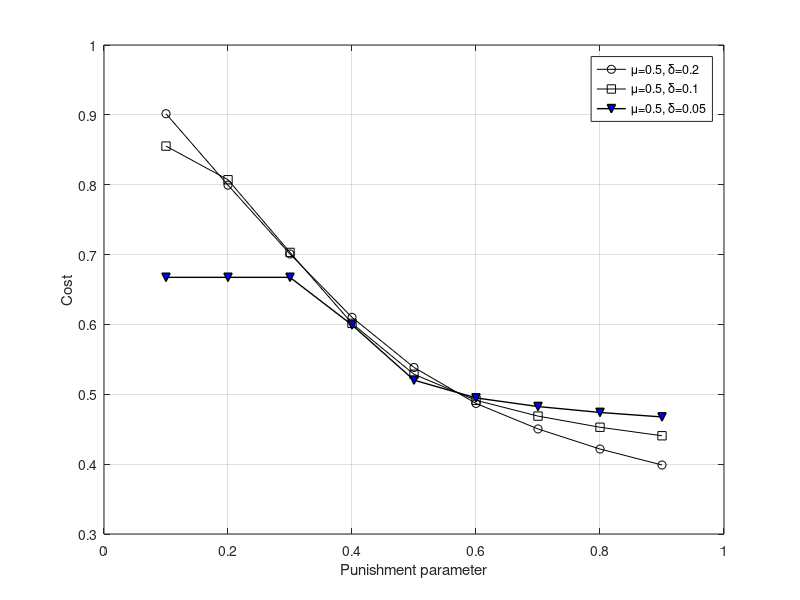

The MATLAB source for this figure:
%%
clf; %clear figures
clc; %clear command windows history;
clear all;

%% 
currentFolder = 'E:\yzw_thesis\body';
main_dir_name = strcat(currentFolder,'\bayesian_figures\');
if(1~=isdir(main_dir_name))
    mkdir(main_dir_name);
end
file_name = 'bayesian_normal_punish_parameter_vs_contribute_probability';

%% avariable 
N = 4; %user number
b = 1;  %benefit if contribution
tau = 0.1:0.1:0.9; %punishment parameter
tau = tau.'

c = zeros(length(tau),1);   %cost of the contribution

%%
%%
mu = 0.5;
delta = 0.2;
X = normrnd(mu,delta, 1000,1);
x = sort(X, 'ascend');
y = normcdf(x,mu,delta);

%% 
for k=1:length(tau)
    y1 = b -tau(k) + ( (1 - y).^(N-1) )*tau(k);
    diff = abs(y1 -x);
    minimum = min(diff);
    index = find(minimum==diff, 1, 'first');
    c(k) = x(index);
end
%%
%% the punishment parameter and cost
A = c';

%%
mu = 0.5;
delta = 0.1;
X = normrnd(mu,delta, 1000,1);
x = sort(X, 'ascend');
y = normcdf(x,mu,delta);

%% 
for k=1:length(tau)
    y1 = b -tau(k) + ( (1 - y).^(N-1) )*tau(k);
    diff = abs(y1 -x);
    minimum = min(diff);
    index = find(minimum==diff, 1, 'first');
    c(k) = x(index);
end
%%
%% the punishment parameter and cost
A = [A;c'];

%%
mu = 0.5;
delta = 0.05;
X = normrnd(mu,delta, 1000,1);
x = sort(X, 'ascend');
y = normcdf(x,mu,delta);

%% 
for k=1:length(tau)
    y1 = b -tau(k) + ( (1 - y).^(N-1) )*tau(k);
    diff = abs(y1 -x);
    minimum = min(diff);
    index = find(minimum==diff, 1, 'first');
    c(k) = x(index);
end
%%
%% the punishment parameter and cost
A = [A;c'];

%% Plot the figure
x = tau;
plot(x,A(1,:), '-ko',...
    x,A(2,:), '-ks', ...
    x,A(3,:), '-kv', 'LineWidth',1, 'MarkerSize',6, 'MarkerFace', 'b'...
    );
% axis([min(x) max(x) 0.4 0.6]);
xlabel('Number of players');
xlabel('Punishment parameter');
ylabel('Cost');
grid on;
legend('\mu=0.5, \delta=0.2', '\mu=0.5, \delta=0.1', '\mu=0.5, \delta=0.05');
figure(1);

h1 = figure(1);
% print(h1,'-dtiff','-r600',strcat(main_dir_name,file_name,'.tif'));
print(h1,'-deps',strcat(main_dir_name,file_name,'.eps'));
% print(h1,'-dpdf',strcat(main_dir_name,file_name,'.pdf'));
% saveTightFigure(h1, strcat(main_dir_name,file_name,'_tight','.pdf'));
